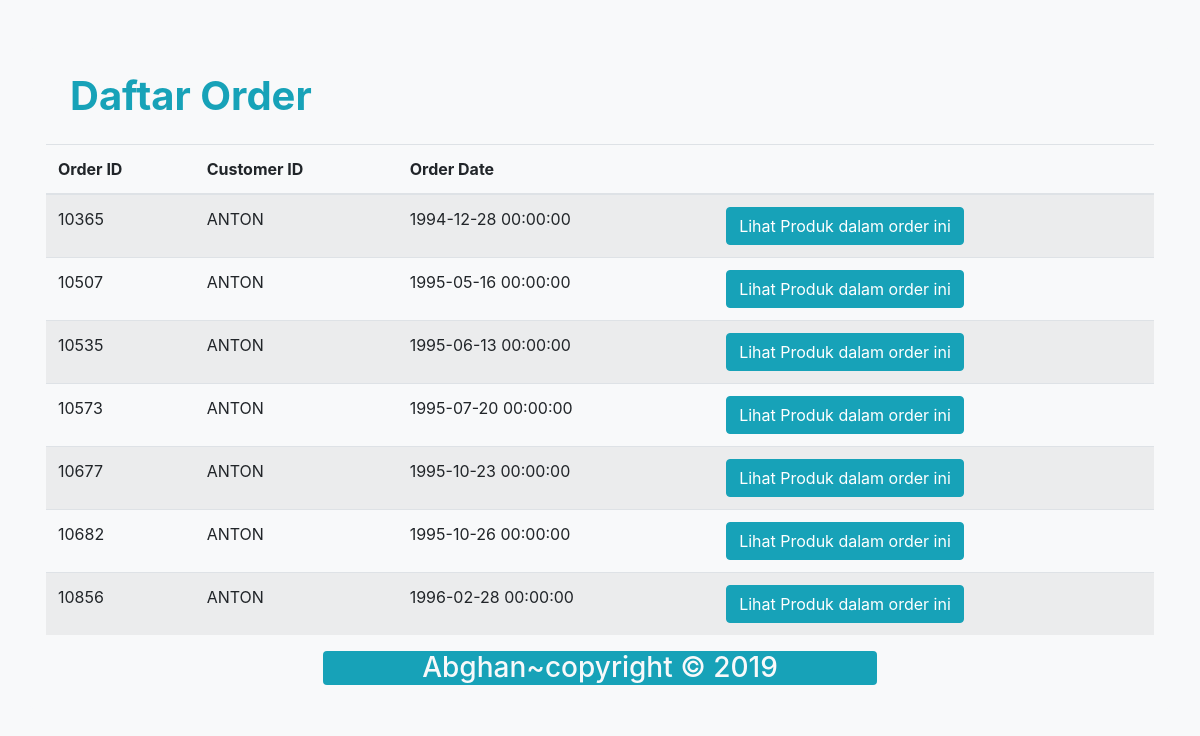
/order.php?cid=ANTON, run on the app's committed database.
### tables this page shows
CREATE TABLE `orders` (
  `OrderID` int(11) NOT NULL default '0',
  `CustomerID` varchar(5) default NULL,
  `EmployeeID` int(11) default NULL,
  `OrderDate` datetime default NULL,
  `RequiredDate` datetime default NULL,
  `ShippedDate` datetime default NULL,
  `ShipVia` int(11) default NULL,
  `Freight` double default NULL,
  `ShipName` varchar(40) default NULL,
  `ShipAddress` varchar(60) default NULL,
  `ShipCity` varchar(15) default NULL,
  `ShipRegion` varchar(15) default NULL,
  `ShipPostalCode` varchar(10) default NULL,
  `ShipCountry` varchar(15) default NULL,
  PRIMARY KEY  (`OrderID`)
);

### order.php (the view, shortened to what this page needs)
<!DOCTYPE html>
<html lang="en">
<head>
  <link rel="stylesheet" href="css/bootstrap.min.css">
</head>
<body class="bg-light">
  <?php
  $cid = $_GET['cid'];
  $link = mysqli_connect("localhost", "root", "", "nwind");
  $data = mysqli_query($link, "SELECT * FROM orders WHERE CustomerID = '$cid'");
  ?>
  <div class="container bg-light p-3 my-5 rounded">
    <h1 class="text-info mt-2 ml-4 mb-auto"><b>Daftar Order</b></h1><br>
    <table class="table table-striped">
      <thead>
        <tr>
          <th scope="col">Order ID</th>
          <th scope="col">Customer ID</th>
          <th scope="col">Order Date</th>
          <th scope="col"></th>
        </tr>
      </thead>
      <tbody>
        <?php
        while ($row = mysqli_fetch_array($data)) {
          ?>
          <tr>
            <td>
              <?=
                  $row['OrderID'];
                $order = $row['OrderID'];
                ?>
            </td>
            <td><?= $cid; ?></td>
            <td><?= $row['OrderDate']; ?></td>
            <td>
              <a href="order-details.php?oid=<?= $order ?>">
                <button type="button" class="btn btn-info">Lihat Produk dalam order ini</button>
              </a>
            </td>
          </tr>
        <?php
        }
        ?>
      </tbody>
    </table>
    <div class="container col-6 bg-info rounded">
        <h3 class="text-light text-center">Abghan~copyright &copy 2019</h3>
    </div>
  </div>
</body>
</html>

### data on the page
orders: OrderID "10365", OrderDate "1994-12-28 00:00:00"
orders: OrderID "10507", OrderDate "1995-05-16 00:00:00"
orders: OrderID "10535", OrderDate "1995-06-13 00:00:00"
orders: OrderID "10573", OrderDate "1995-07-20 00:00:00"
orders: OrderID "10677", OrderDate "1995-10-23 00:00:00"
orders: OrderID "10682", OrderDate "1995-10-26 00:00:00"
orders: OrderID "10856", OrderDate "1996-02-28 00:00:00"
